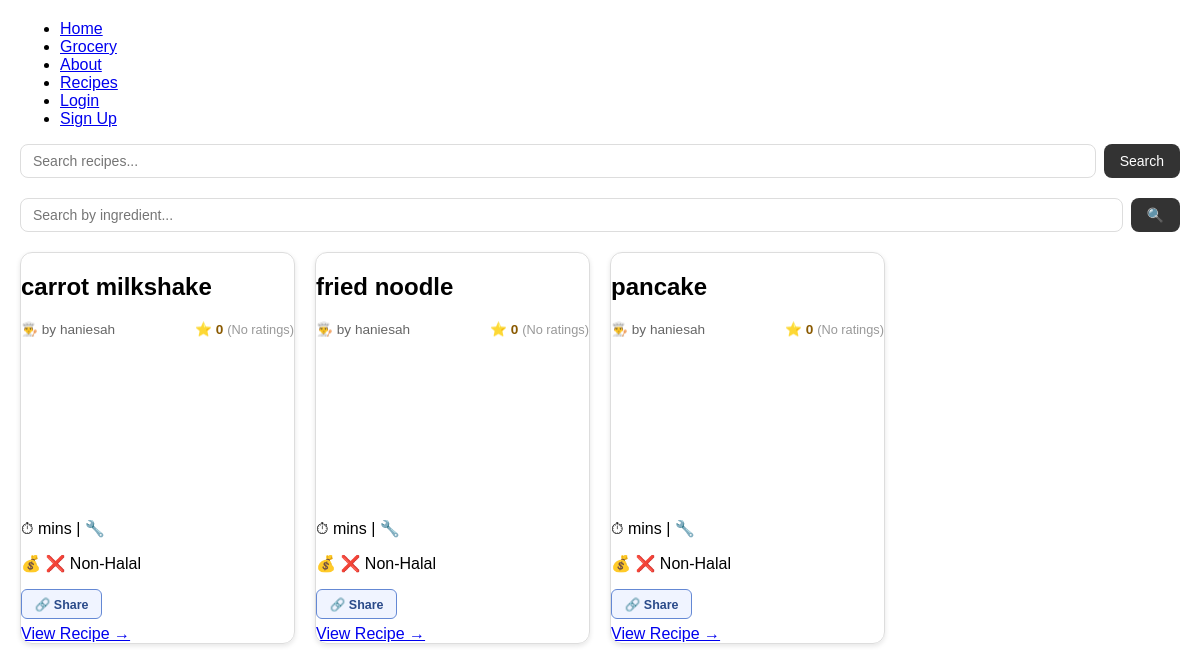
Before: /recipes/ with the older database file.
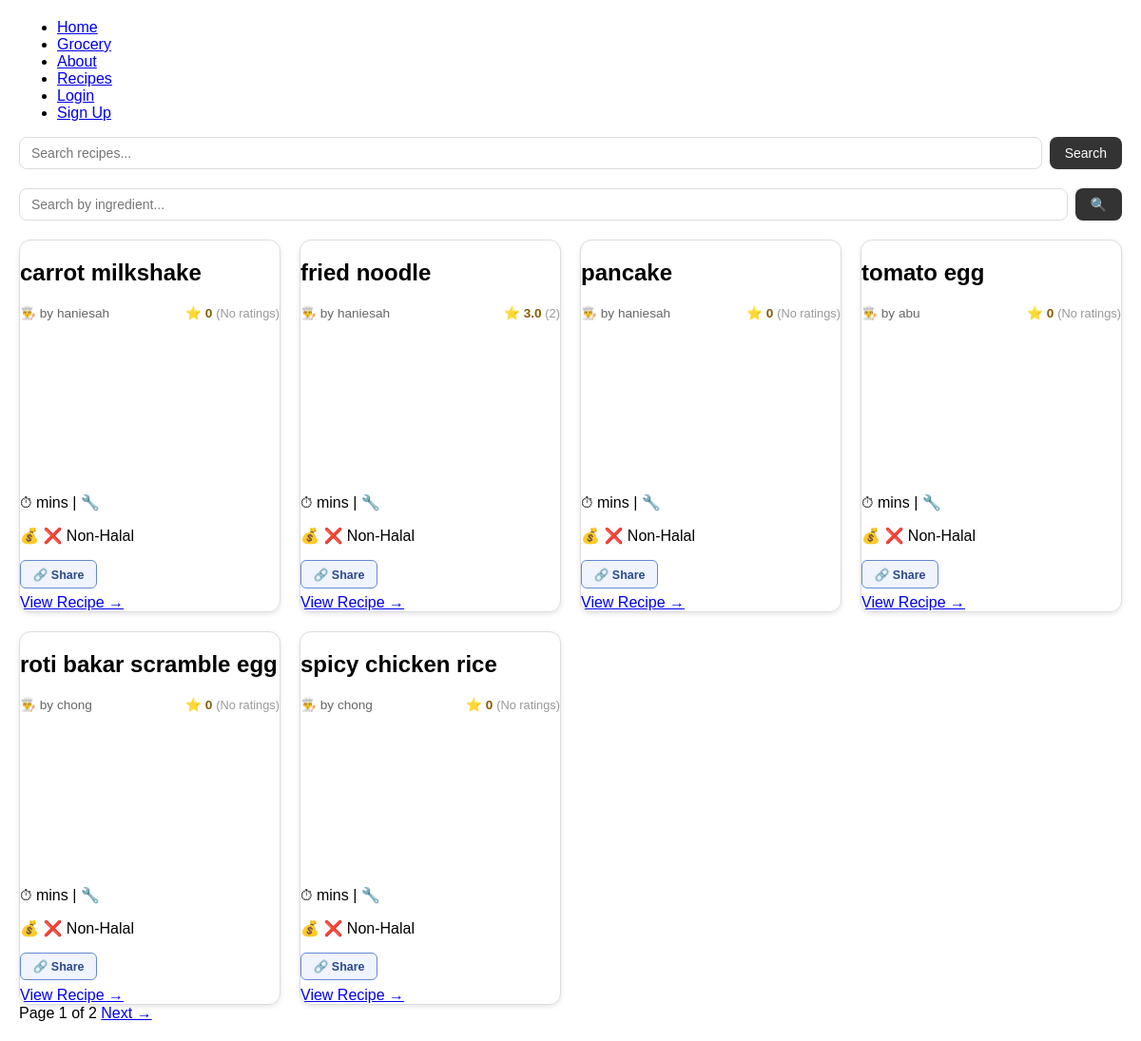
After: the same page with the newer database file.
### pages/models.py (models this page shows, shortened)
class Recipe(models.Model):
    BUDGET_CHOICES = [
        ('low',    'Below RM5'),
        ('medium', 'RM5 – RM15'),
        ('high',   'Above RM15'),
    ]
    name         = models.CharField(max_length=100)
    ingredients  = models.ManyToManyField(
        Ingredient,
        blank=True,
        related_name='recipes'
    )
    cooking_time = models.IntegerField()
    appliance    = models.CharField(max_length=100)
    instructions = models.TextField()
    image_url    = models.URLField(max_length=500, null=True, blank=True)
    is_halal     = models.BooleanField(default=True)
    budget       = models.CharField(
        max_length=10, choices=BUDGET_CHOICES, default='low'
    )
    filters      = models.ManyToManyField(RecipeFilter, blank=True)
    user         = models.ForeignKey(
        'pages.AppUser',
        on_delete=models.CASCADE,
        related_name='recipes'
    )

class AppUser(AbstractUser):
    age = models.IntegerField(null=True, blank=True)
    objects = UserManager()

### pages/views.py (the view)
# urls.py: path("recipes/",                 views.recipe_list,   name="recipe_list"),
def recipe_list(request):
    recipes = Recipe.objects.all()
    search  = request.GET.get('search', '')
    if search:
        recipes = recipes.filter(name__icontains=search)
    ingredient_search_q = request.GET.get('ingredient', '')
    if ingredient_search_q:
        recipes = recipes.filter(
            ingredients__name__icontains=ingredient_search_q
        ).distinct()
    paginator = Paginator(recipes, 6)
    recipes_page = paginator.get_page(request.GET.get('page'))
    if request.user.is_authenticated:
        fav_ids = set(
            FavouriteRecipe.objects.filter(user=request.user)
            .values_list('recipe_id', flat=True)
        )
    else:
        fav_ids = set()
    recipes_with_info = []
    for recipe in recipes_page:
        avg_rating = recipe.ratings.all().aggregate(Avg('stars'))['stars__avg'] or 0
        avg_rating = round(avg_rating, 1)
        total_ratings = recipe.ratings.count()
        recipes_with_info.append({
            'recipe': recipe,
            'avg_rating': avg_rating,
            'total_ratings': total_ratings,
            'creator': recipe.user.username,
        })
    return render(request, 'pages/recipe_list.html', {
        'recipes':   recipes_with_info,
        'page':      recipes_page,
        'fav_ids':   list(fav_ids),
    })

### pages/templates/pages/recipe_list.html (shortened to what this page needs)
{% extends 'pages/base.html' %}
{% block content %}
<main class="recipe_list">
    <form action="{% url 'recipe_list' %}" method="GET" class="search_form">
        <input
            type="text"
            name="search"
            class="search_input"
            placeholder="Search recipes..."
            value="{{ request.GET.search }}"
        >
        <button type="submit" class="search_btn">Search</button>
    </form>
    <form action="{% url 'recipe_list' %}" method="GET" class="search_form">
        <input
            type="text"
            name="ingredient"
            class="search_input"
            placeholder="Search by ingredient..."
            value="{{ request.GET.ingredient }}"
        >
        <button type="submit" class="search_btn">🔍</button>
    </form>
    <section class="recipe_cards">
        {% for item in recipes %}
            <article class="card">
                <h2>{{ item.recipe.name }}</h2>
                <div class="recipe_meta">
                    <span class="recipe_creator">👨‍🍳 by {{ item.creator }}</span>
                    <span class="recipe_rating">
                        ⭐ {{ item.avg_rating }}
                        {% if item.total_ratings > 0 %}
                            <span class="rating_count">({{ item.total_ratings }})</span>
                        {% else %}
                            <span class="rating_count">(No ratings)</span>
                        {% endif %}
                    </span>
                </div>
                <div class="card_image_wrap">
                </div>
                <p class="card_meta">⏱ {{ recipe.cooking_time }} mins | 🔧 {{ recipe.appliance }}</p>
                <p class="card_tags">
                    💰 {{ recipe.get_budget_display }}
                    {% if recipe.is_halal %}✅ Halal{% else %}❌ Non-Halal{% endif %}
                </p>
                <div class="card_actions">
                    <button class="btn_action btn_share" data-url="{{ request.scheme }}://{{ request.get_host }}{% url 'recipe_detail' item.recipe.id %}" onclick="shareRecipe(this)">🔗 Share</button>
                </div>
                <a href="{% url 'recipe_detail' item.recipe.id %}" class="recipe_link">
                    View Recipe →
                </a>
            </article>
        {% empty %}
            <p>No recipes found.</p>
        {% endfor %}
    </section>
    {% if page.has_other_pages %}
        <div class="pagination">
            <span>Page {{ page.number }} of {{ page.paginator.num_pages }}</span>
            {% if page.has_next %}
                <a href="?page={{ page.next_page_number }}">Next →</a>
            {% endif %}
        </div>
    {% endif %}
</main>
{% endblock %}

### pages/templates/pages/base.html (shortened to what this page needs)
{% load static %}
<html lang="en">
<head>
    <link href="https://cdn.jsdelivr.net/npm/select2@4.1.0-rc.0/dist/css/select2.min.css" rel="stylesheet" />
    <link rel="stylesheet" href="{% static 'pages/style.css' %}">
</head>
<body>
    <nav>
        <ul>
            <li><a href="{% url 'home' %}">Home</a></li>
            <li><a href="{% url 'grocery' %}">Grocery</a></li>
            <li><a href="{% url 'about' %}">About</a></li>
            <li><a href="{% url 'recipe_list' %}">Recipes</a></li>
            {% if user.is_authenticated %}
                <li><a href="{% url 'profile' %}">Profile</a></li>
                <li>
                    <form method="POST" action="{% url 'logout' %}" style="display:inline;">
                        {% csrf_token %}
                        <button type="submit" class="nav_logout_btn">Logout</button>
                    </form>
                </li>
            {% else %}
                <li><a href="{% url 'login' %}">Login</a></li>
                <li><a href="{% url 'signup' %}">Sign Up</a></li>
            {% endif %}
        </ul>
    </nav>
    {% block content %}{% endblock %}
</body>
</html>

### pages/static/pages/style.css (style rules this page uses)
body { font-family: Arial, sans-serif; margin: 20px; }
.recipe_cards { display: grid; grid-template-columns: repeat(auto-fill, minmax(250px, 1fr)); gap: 20px; }
.card { border: 1px solid #ddd; border-radius: 12px; overflow: hidden; box-shadow: 0 2px 5px rgba(0, 0, 0, 0.1); }
.card_image_wrap { width: 100%; aspect-ratio: 16 / 9; overflow: hidden; max-height: 220px; }
.search_form { display: flex; gap: 8px; margin-bottom: 20px; }
.search_input { flex: 1; padding: 8px 12px; border: 1px solid #ddd; border-radius: 8px; font-size: 14px; }
.search_btn { padding: 8px 16px; background: #333; color: #fff; border: none; border-radius: 8px; font-size: 14px; cursor: pointer; }

### pages/templates/pages/recipe_list.html (style rules this page uses)
.card_actions { display: flex; flex-wrap: wrap; gap: 0.4rem; margin: 0.8rem 0 0.4rem; }
.btn_action { padding: 0.4rem 0.8rem; font-size: 0.78rem; font-weight: 600; border-radius: 6px; border: 1.5px solid; cursor: pointer; text-decoration: none; transition: background 0.2s, color 0.2s; white-space: nowrap; }
.btn_share { background: #f0f4ff; color: #2a4a8a; border-color: #6488d4; }
.recipe_meta { display: flex; justify-content: space-between; align-items: center; gap: 1rem; margin: 0.5rem 0 0.8rem; font-size: 0.85rem; flex-wrap: wrap; }
.recipe_creator { color: #666; font-weight: 500; }
.recipe_rating { font-weight: 700; color: #8a5a00; }
.rating_count { color: #999; font-weight: normal; font-size: 0.8rem; }

Changed rows visible on the page:
shown differently, row unchanged: Recipe "fried noodle": avg_rating "0" → "3.0"; total_ratings (not shown) → "2"; text "(No ratings)" → "( )"
added Recipe: recipe.name "tomato egg", creator "abu", avg_rating "0", shows "(No ratings)"
added Recipe: recipe.name "roti bakar scramble egg", creator "chong", avg_rating "0", shows "(No ratings)"
added Recipe: recipe.name "spicy chicken rice", creator "chong", avg_rating "0", shows "(No ratings)"
Other visible differences:
{{ page.number }}: (not shown) → "1"
{{ page.paginator.num_pages }}: (not shown) → "2"
text now shown: "Page of Next →"
